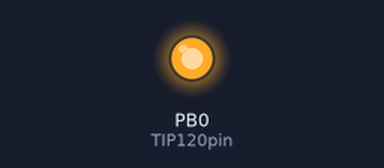
The sketch below on a simulated ATtiny85, built with avr-gcc and run on an emulated ATtiny85. Parts: output pins drawn as LEDs (lit = HIGH).

Above: at 0.05 s.
At 4.05 s:
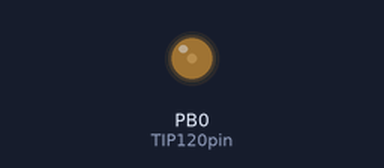
At 6.05 s:
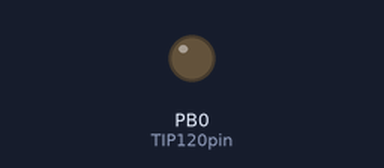
At 12.0 s:
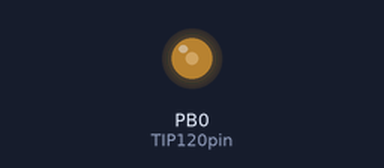
Timing chart, 0 to 15.6 s (numbered marks = the images above):
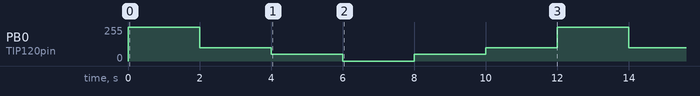

The sketch:

basicTIP120.ino
```cpp
//The idea is to control high voltage devices with using PWM
//with TIP120 POWER TRANSISTOR(5.0A,60-100V,65W) http://html.alldatasheet.com/html-pdf/5762/MOTOROLA/TIP120/257/1/TIP120.html
//with attiny85 chip http://www.atmel.com/devices/attiny85.aspx

// Define which pin to be used to communicate with Base pin of TIP120 transistor
int TIP120pin = 0; //Use Attiny85 0 pin for controlling TIP120
void setup() {
  pinMode(TIP120pin, OUTPUT); // Set pin for output to control TIP120 Base pin
}

void loop() {
// By changing values from 0 to 255 you can control motor speed or perhaps LED light (eg make it dim) Using PWM on ATtiny85 PIN 0.

  pinMode(TIP120pin, OUTPUT);
  analogWrite(TIP120pin, 255);
  delay(2000);
  analogWrite(TIP120pin, 100);
  delay(2000);
  analogWrite(TIP120pin, 50);
  delay(2000);
  analogWrite(TIP120pin, 0);
  delay(2000);
  pinMode(TIP120pin, OUTPUT);
  analogWrite(TIP120pin, 50);
  delay(2000);
  analogWrite(TIP120pin, 100);
  delay(2000);
}
```

Measured:
- by itself, PB0 (TIP120pin): repeats every 12.0 s: 100/255 2.0 s, 50/255 2.0 s, 0/255 2.0 s, 50/255 2.0 s, 100/255 2.0 s, 255/255 2.0 s
